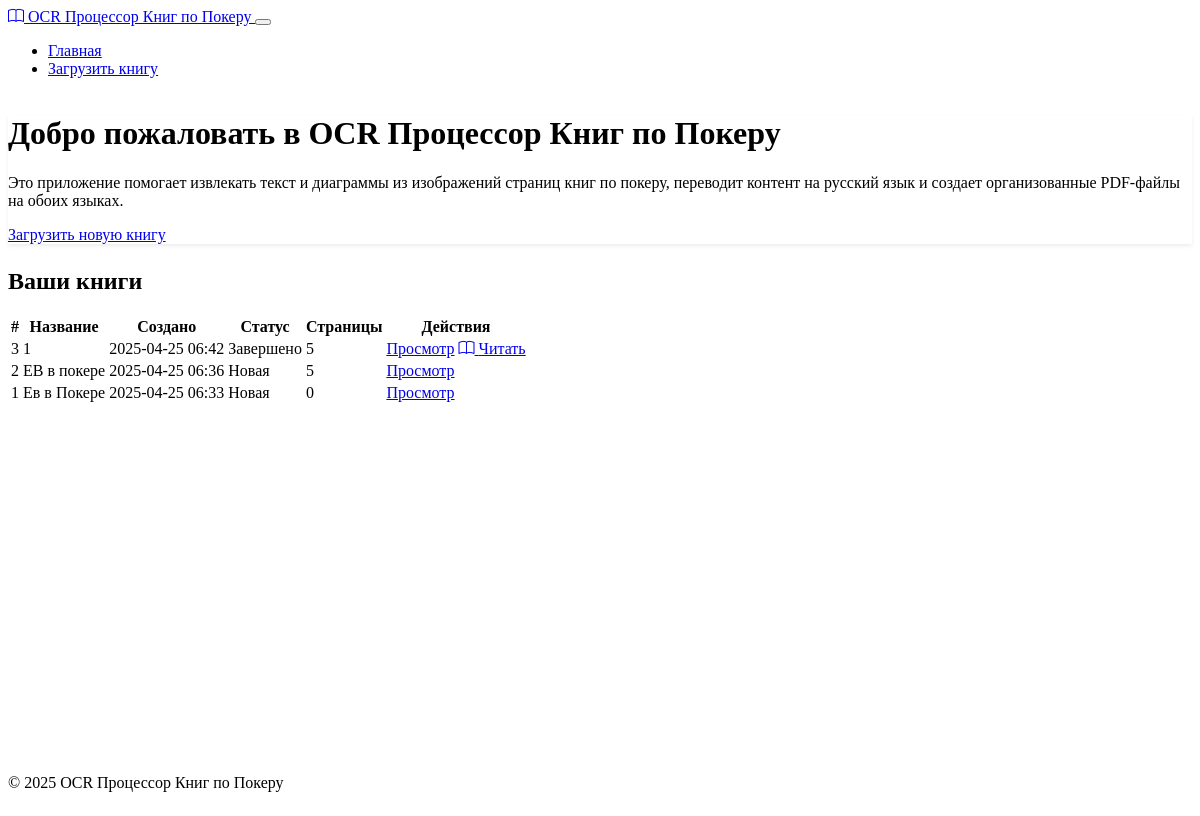
Before: / with the older database file.
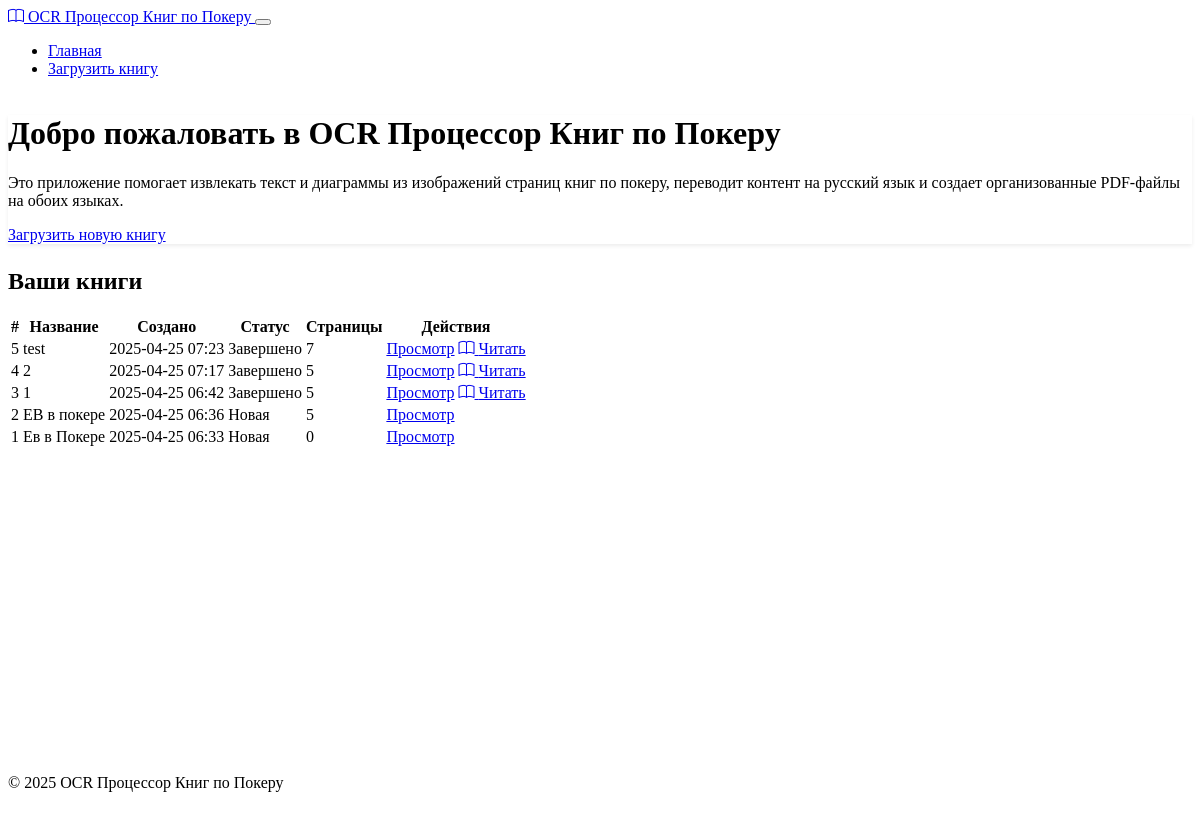
After: the same page with the newer database file.
### models.py (models this page shows, shortened)
class Book(db.Model):
    id = db.Column(db.Integer, primary_key=True)
    title = db.Column(db.String(255), nullable=False)
    description = db.Column(db.Text, nullable=True)
    created_at = db.Column(db.DateTime, default=datetime.utcnow)
    status = db.Column(db.String(50), default='new')  # new, processing, completed, error
    pages = db.relationship('BookPage', backref='book', lazy=True, cascade='all, delete-orphan')

### routes.py (the view)
@app.route('/')
def index():
    books = Book.query.order_by(Book.created_at.desc()).all()
    return render_template('index.html', books=books)

### routes.py (called while the page is built)
@app.context_processor
def inject_now():
    return {'now': datetime.utcnow()}

### templates/index.html (shortened to what this page needs)
{% extends "layout.html" %}
{% block content %}
<div class="row mb-4">
    <div class="col-md-12">
        <div class="card">
            <div class="card-body">
                <h1 class="card-title">Добро пожаловать в OCR Процессор Книг по Покеру</h1>
                <p class="card-text">
                    Это приложение помогает извлекать текст и диаграммы из изображений страниц книг по покеру,
                    переводит контент на русский язык и создает организованные PDF-файлы на обоих языках.
                </p>
                <a href="{{ url_for('upload_book') }}" class="btn btn-primary">Загрузить новую книгу</a>
            </div>
        </div>
    </div>
</div>
{% if books %}
<div class="row">
    <div class="col-md-12">
        <h2>Ваши книги</h2>
        <div class="table-responsive">
            <table class="table table-hover">
                <thead>
                    <tr>
                        <th>#</th>
                        <th>Название</th>
                        <th>Создано</th>
                        <th>Статус</th>
                        <th>Страницы</th>
                        <th>Действия</th>
                    </tr>
                </thead>
                <tbody>
                    {% for book in books %}
                    <tr>
                        <td>{{ book.id }}</td>
                        <td>{{ book.title }}</td>
                        <td>{{ book.created_at.strftime('%Y-%m-%d %H:%M') }}</td>
                        <td>
                            {% if book.status == 'new' %}
                                <span class="badge bg-secondary">Новая</span>
                            {% elif book.status == 'processing' %}
                                <span class="badge bg-primary">Обработка</span>
                            {% elif book.status == 'completed' %}
                                <span class="badge bg-success">Завершено</span>
                            {% elif book.status == 'error' %}
                                <span class="badge bg-danger">Ошибка</span>
                            {% endif %}
                        </td>
                        <td>{{ book.pages|length }}</td>
                        <td>
                            <div class="d-flex gap-1">
                                <a href="{{ url_for('view_book', book_id=book.id) }}" class="btn btn-sm btn-info">Просмотр</a>
                                {% if book.status == 'completed' %}
                                <a href="{{ url_for('read_book', book_id=book.id) }}" class="btn btn-sm btn-success">
                                    <i class="bi bi-book"></i> Читать
                                </a>
                                {% endif %}
                            </div>
                        </td>
                    </tr>
                    {% endfor %}
                </tbody>
            </table>
        </div>
    </div>
</div>
{% endif %}
{% endblock %}

Changed rows visible on the page:
added Book: id "5", title "test", created_at "2025-04-25 07:23", status "Завершено", pages|length "7"
added Book: id "4", title "2", created_at "2025-04-25 07:17", status "Завершено", pages|length "5"
